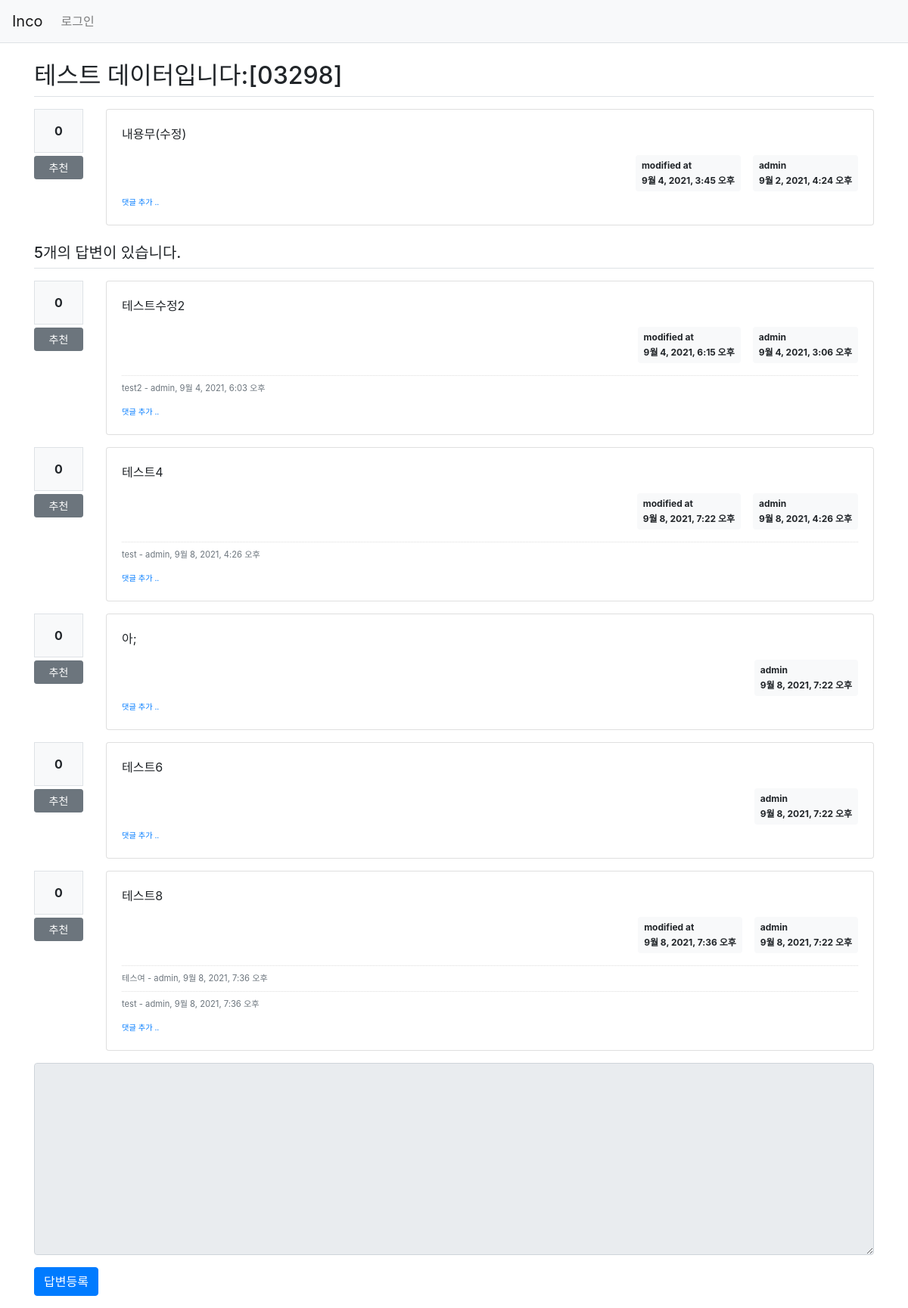
The page /inco/302/ on the database its author committed.
### inco/models.py (models this page shows, shortened)
class Question(models.Model):
    author = models.ForeignKey(User, on_delete=models.CASCADE, related_name='author_question')
    subject = models.CharField(max_length=200)
    content = models.TextField()
    create_date = models.DateTimeField()
    modify_date = models.DateTimeField(null=True, blank=True)
    voter = models.ManyToManyField(User, related_name='voter_question')

class Answer(models.Model):
    author = models.ForeignKey(User, on_delete=models.CASCADE, related_name='author_answer')
    question = models.ForeignKey(Question, on_delete=models.CASCADE)
    content = models.TextField()
    create_date = models.DateTimeField()
    modify_date = models.DateTimeField(null=True, blank=True)
    voter = models.ManyToManyField(User, related_name='voter_answer')

class Comment(models.Model):
    author = models.ForeignKey(User, on_delete=models.CASCADE)
    content = models.TextField()
    create_date = models.DateTimeField()
    modify_date = models.DateTimeField(null=True, blank=True)
    question = models.ForeignKey(Question, null=True, blank=True, on_delete=models.CASCADE)
    answer = models.ForeignKey(Answer, null=True, blank=True , on_delete=models.CASCADE)

### inco/views/base_views.py (the view)
# urls.py: path('<int:question_id>/', base_views.detail, name='detail'),
def detail(request, question_id):
    question =get_object_or_404(Question, pk=question_id)
    context = {'question': question}
    return render(request, 'inco/question_detail.html', context)

### inco/templatetags/inco_filter.py (called while the page is built)
@register.filter()
def mark(value):
    extensions = ["nl2br", "fenced_code"]
    return mark_safe(markdown.markdown(value, extensions=extensions))

### templates/inco/question_detail.html (shortened to what this page needs)
{% extends 'base.html' %}
{% load inco_filter %}
{% block content %}
<div class="container my-3">
    <h2 class="border-bottom py-2">{{ question.subject }}</h2>
    <div class="row my-3">
        <div class="col-1">
            <div class="bg-light text-center p-3 border font-weight-bolder mb-1">{{question.voter.count}}</div>
            <a href="#" data-uri="{% url 'inco:vote_question' question.id  %}"
               class="recommend btn btn-sm btn-secondary btn-block my-1">추천</a>
        </div>
        <div class="col-11">
            <div class="card">
                <div class="card-body">
                    <div class="card-text" >{{ question.content|mark }}</div>
                    <div class="d-flex justify-content-end">
                        {% if question.modify_date %}
                        <div class="badge badge-light p-2 text-left mx-3">
                            <div class="mb-2">modified at</div>
                            <div>{{ question.modify_date }}</div>
                        </div>
                        {% endif %}
                        <div class="badge badge-light p-2 text-left">
                            <div class="mb-2">{{ question.author.username }}</div>
                            <div>{{ question.create_date }}</div>
                        </div>
                    </div>
                    <div>
                        <a href="{% url 'inco:comment_create_question' question.id  %}"
                           class="small"><small>댓글 추가 ..</small></a>
                    </div>
                </div>
            </div>
        </div>
    </div>
    <h5 class="border-bottom my-3 py-2">{{question.answer_set.count}}개의 답변이 있습니다.</h5>
    {% for answer in question.answer_set.all %}
    <div class="row my-3">
        <div class="col-1">
            <div class="bg-light text-center p-3 border font-weight-bolder mb-1">{{answer.voter.count}}</div>
            <a href="#" data-uri="{% url 'inco:vote_answer' answer.id  %}"
                class="recommend btn btn-sm btn-secondary btn-block my-1">추천</a>
        </div>
        <div class="col-11">
            <div class="card">
                <div class="card-body">
                    <div class="card-text" >{{ answer.content|mark }}</div>
                    <div class="d-flex justify-content-end">
                        {% if answer.modify_date %}
                        <div class="badge badge-light p-2 text-left mx-3">
                            <div class="mb-2">modified at</div>
                            <div>{{ answer.modify_date }}</div>
                        </div>
                        {% endif %}
                        <div class="badge badge-light p-2 text-left">
                            <div class="mb-2">{{ answer.author.username }}</div>
                            <div>{{ answer.create_date }}</div>
                        </div>
                    </div>
                    {% if answer.comment_set.count > 0 %}
                    <div class="mt-3">
                    {% for comment in answer.comment_set.all %}
                        <div class="comment py-2 text-muted">
                            <span style="white-space: pre-line;">{{ comment.content }}</span>
                            <span>
                                - {{ comment.author }}, {{ comment.create_date }}
                            </span>
                        </div>
                    {% endfor %}
                    </div>
                    {% endif %}
                    <div>
                        <a href="{% url 'inco:comment_create_answer' answer.id  %}"
                           class="small"><small>댓글 추가 ..</small></a>
                    </div>
                </div>
            </div>
        </div>
    </div>
    {% endfor %}
    <form action="{% url 'inco:answer_create' question.id %}" method="post" class="my-3">
        <div class="form-group">
            <textarea {% if not user.is_authenticated %}disabled{% endif %}
              name="content" id="content" class="form-control" rows="10"></textarea>
        </div>
        <input type="submit" value="답변등록" class="btn btn-primary">
    </form>
</div>
{% endblock %}

### static/style.css (style rules this page uses)
.comment { border-top:dotted 1px #ddd; font-size:0.7em; }

### rows shown on the page
Question: subject "테스트 데이터입니다:[03298]", voter.count "0", content|mark "내용무(수정)", modify_date "9월 4, 2021, 3:45 오후", author.username "admin", create_date "9월 2, 2021, 4:24 오후", answer_set.count "5"
Answer: voter.count "0", content|mark "테스트수정2", modify_date "9월 4, 2021, 6:15 오후", author.username "admin", create_date "9월 4, 2021, 3:06 오후"
Comment: content "test2", author "admin", create_date "9월 4, 2021, 6:03 오후"
Answer: voter.count "0", content|mark "테스트4", modify_date "9월 8, 2021, 7:22 오후", author.username "admin", create_date "9월 8, 2021, 4:26 오후"
Comment: content "test", author "admin", create_date "9월 8, 2021, 4:26 오후"
Answer: voter.count "0", content|mark "아;", author.username "admin", create_date "9월 8, 2021, 7:22 오후"
Answer: voter.count "0", content|mark "테스트6", author.username "admin", create_date "9월 8, 2021, 7:22 오후"
Answer: voter.count "0", content|mark "테스트8", modify_date "9월 8, 2021, 7:36 오후", author.username "admin", create_date "9월 8, 2021, 7:22 오후"
Comment: content "테스여", author "admin", create_date "9월 8, 2021, 7:36 오후"
Comment: content "test", author "admin", create_date "9월 8, 2021, 7:36 오후"
